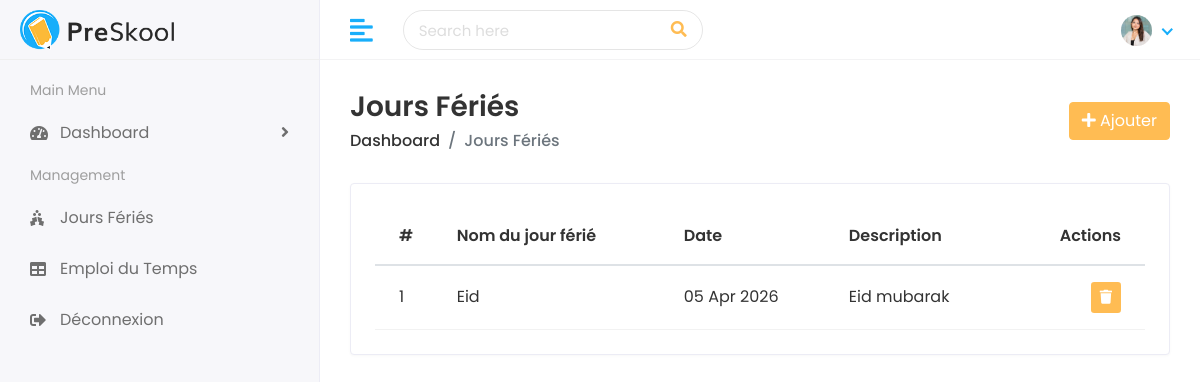
Screenshot of /holidays/ with the database file from the repository.
### faculty/models.py (models this page shows, shortened)
class Holiday(models.Model):
    name = models.CharField(max_length=200, verbose_name="Nom du jour férié")
    date = models.DateField(verbose_name="Date")
    description = models.TextField(blank=True, null=True, verbose_name="Description")
    class Meta:
        ordering = ['date']

### faculty/views.py (the view)
# urls.py: path('holidays/', views.holiday_list, name='holiday_list'),
def holiday_list(request):
    holidays = Holiday.objects.all()
    return render(request, 'holidays/holidays.html', {'holidays': holidays})

### templates/holidays/holidays.html (shortened to what this page needs)
{% extends 'Home/base.html' %}
{% load static %}
{% block body %}
<div class="page-wrapper">
  <div class="content container-fluid">
    <div class="page-header">
      <div class="row align-items-center">
        <div class="col">
          <h3 class="page-title">Jours Fériés</h3>
          <ul class="breadcrumb">
            <li class="breadcrumb-item"><a href="{% url 'dashboard' %}">Dashboard</a></li>
            <li class="breadcrumb-item active">Jours Fériés</li>
          </ul>
        </div>
        <div class="col-auto text-right float-right ml-auto">
          <a href="{% url 'add_holiday' %}" class="btn btn-primary">
            <i class="fas fa-plus"></i> Ajouter
          </a>
        </div>
      </div>
    </div>
    <div class="row">
      <div class="col-sm-12">
        <div class="card card-table">
          <div class="card-body">
            <div class="table-responsive">
              <table class="table table-hover table-center mb-0 datatable">
                <thead>
                  <tr>
                    <th>#</th>
                    <th>Nom du jour férié</th>
                    <th>Date</th>
                    <th>Description</th>
                    <th class="text-right">Actions</th>
                  </tr>
                </thead>
                <tbody>
                  {% for holiday in holidays %}
                  <tr>
                    <td>{{ forloop.counter }}</td>
                    <td>{{ holiday.name }}</td>
                    <td>{{ holiday.date|date:"d M Y" }}</td>
                    <td>{{ holiday.description|default:"-" }}</td>
                    <td class="text-right">
                      <form action="{% url 'delete_holiday' holiday.pk %}" method="POST" style="display:inline;">
                        <button type="submit" class="btn btn-sm bg-danger-light"
                          onclick="return confirm('Supprimer ce jour férié ?');">
                          <i class="fas fa-trash"></i>
                        </button>
                      </form>
                    </td>
                  </tr>
                  {% empty %}
                  <tr><td colspan="5" class="text-center">Aucun jour férié trouvé.</td></tr>
                  {% endfor %}
                </tbody>
              </table>
            </div>
          </div>
        </div>
      </div>
    </div>
  </div>
</div>
{% endblock %}

### static/assets/css/style.css (style rules this page uses)
html { height: 100%; }
body { background-color: #fff; color: #333; font-family: 'Poppins', sans-serif; font-size: 1rem; height: 100%; line-height: 1.5; overflow-x: hidden; }
h1, h2, h3, h4, h5, h6 { font-family: 'Poppins', sans-serif; margin-top: 0; }
a { color: #009ce7; }
input, button, a { transition: all 0.4s ease; -moz-transition: all 0.4s ease; -o-transition: all 0.4s ease; -ms-transition: all 0.4s ease; -webkit-transition: all 0.4s ease; }
input, input:focus, button, button:focus { outline: none; }
ul, ol { padding: 0px; list-style: none; }
.table { color: #333; max-width: 100%; margin-bottom: 0; width: 100%; }
.table thead tr th { font-weight: 600; }
.table tbody tr { border-bottom: 1px solid rgba(0, 0, 0, 0.05); }
.table.table-center td, .table.table-center th { vertical-align: middle; }
.card-table .card-body .table > thead > tr > th { border-top: 0; }
.card-table .card-body .table tr td:first-child, .card-table .card-body .table tr th:first-child { padding-left: 1.5rem; }
.card-table .card-body .table tr td:last-child, .card-table .card-body .table tr th:last-child { padding-right: 1.5rem; }
.card-table .table td, .card-table .table th { border-top: 1px solid #e2e5e8; padding: 1rem 0.75rem; white-space: nowrap; }
.btn-primary { background-color: #FFBC53; border: 1px solid #FFBC53; }
.card { border: 1px solid #ececf5; box-shadow: 0 1px 3px 0 rgba(0, 0, 0, 0.03); margin-bottom: 1.875rem; }
.card-body { padding: 1.5rem; }
.bg-danger-light { background-color:#FFBC53 !important; color:#fff !important; }
.page-wrapper { margin-left: 320px; padding-top: 60px; position: relative; transition: all 0.4s ease; }
.page-wrapper > .content { padding: 1.875rem 1.875rem 0; }
.page-header { margin-bottom: 1.875rem; }
.page-header .breadcrumb { background-color: transparent; color: #6c757d; font-size: 1rem; font-weight: 500; margin-bottom: 0; padding: 0; }
.page-header .breadcrumb a { color: #333; }
.page-title { font-size: 28px; font-weight: 600; color: #333; margin-bottom: 5px; }

### rows the page displays
Holiday: name "Eid", date "05 Apr 2026", description "Eid mubarak"
